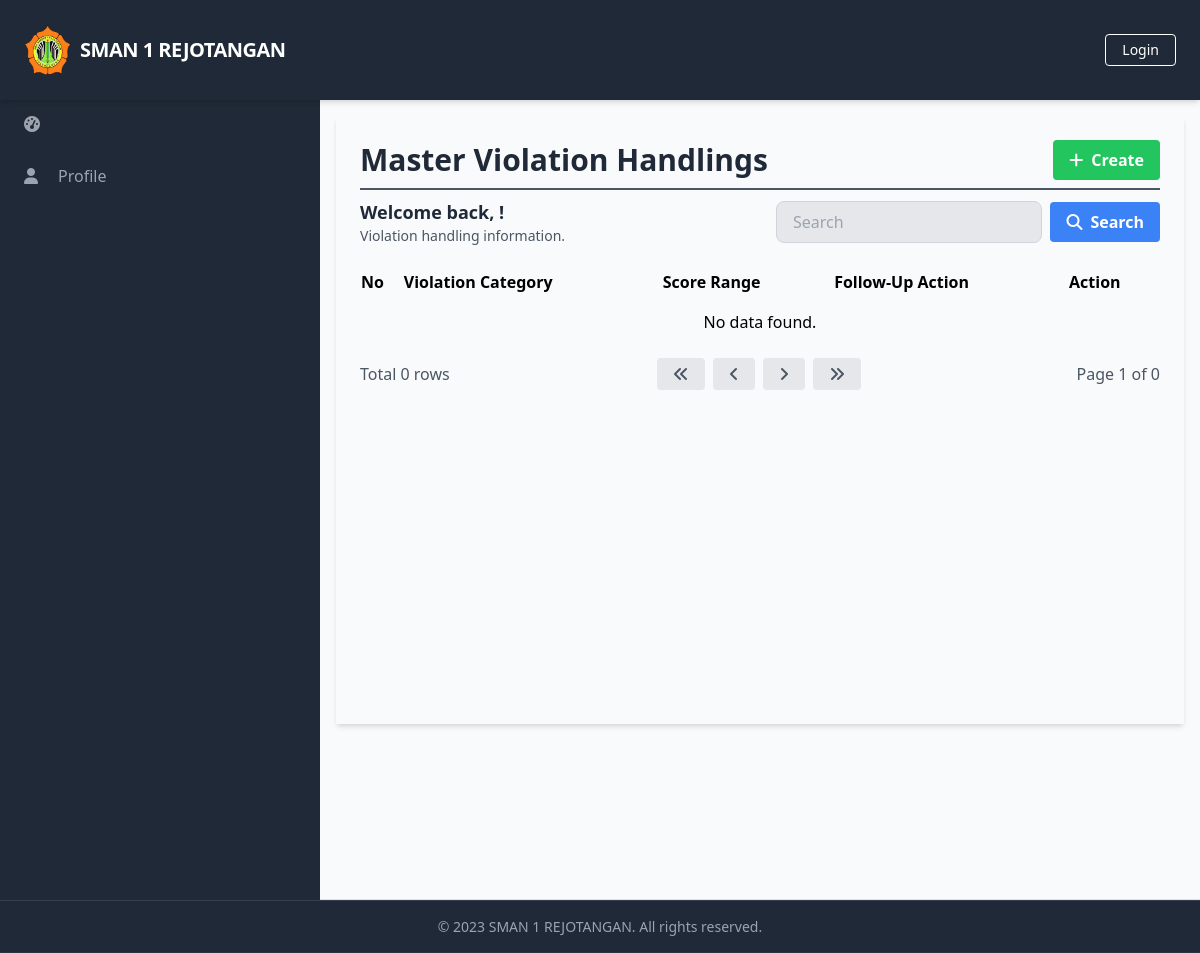
Page /manage_master_violationhandlings/manage_master_violationhandlings_list.php on the earlier database version.
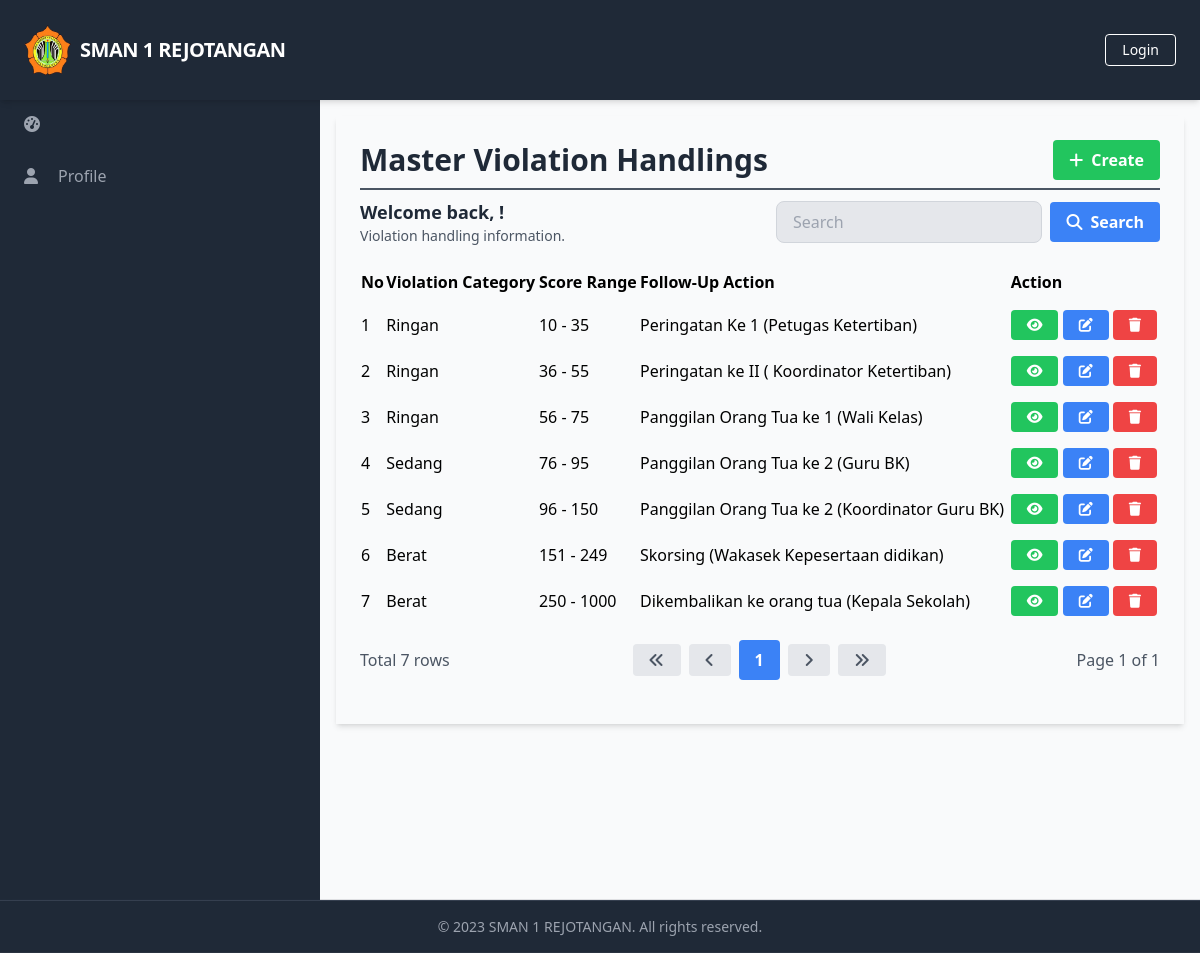
Same page on the later database version.
### tables this page shows
CREATE TABLE `MasterViolationHandlings` (
  `HandlingID` int(11) NOT NULL,
  `ViolationCategory` varchar(255) NOT NULL,
  `ScoreRangeBottom` int(11) NOT NULL,
  `ScoreRangeTop` int(11) NOT NULL,
  `FollowUpAction` varchar(255) NOT NULL
);

### database/connection.php (called while the page is built, shortened)
<?php
$baseUrl = "http://localhost/final_project_imam_2023/";

### public/manage_master_violationhandlings/manage_master_violationhandlings_list.php (the view, shortened to what the changed rows need)
<?php
require_once('../../database/connection.php');
?>
<?php include_once('../components/header.php'); ?>
<div class="h-screen flex flex-col">
    <div class="flex-grow bg-gray-50 flex flex-row shadow-md">
        <main class="bg-gray-50 flex flex-col flex-1 overflow-y-scroll h-screen flex-shrink-0 sc-hide pb-40">
            <div class="flex items-start justify-start p-6 shadow-md m-4 flex-1 flex-col">
                <div class="flex flex-row justify-between items-center w-full border-b-2 border-gray-600 mb-2 pb-2">
                    <h1 class="text-3xl text-gray-800 font-semibold w-full">Master Violation Handlings</h1>
                </div>
                <div class="flex flex-col w-full">
                    <div class="flex flex-row justify-between items-center w-full mb-2 pb-2">
                        <div>
                            <h2 class="text-lg text-gray-800 font-semibold">Welcome back, <?php echo $_SESSION['FullName']; ?>!</h2>
                        </div>
                    </div>
                    <table class="min-w-full">
                        <thead>
                            <tr>
                                <th class="text-left py-2">No</th>
                                <th class="text-left py-2">Violation Category</th>
                                <th class="text-left py-2">Score Range</th>
                                <th class="text-left py-2">Follow-Up Action</th>
                                <th class="text-left py-2">Action</th>
                            </tr>
                        </thead>
                        <tbody>
                            <?php
                            $searchTerm = isset($_GET['search']) ? $_GET['search'] : '';
                            $page = isset($_GET['page']) ? $_GET['page'] : 1;
                            $query = "SELECT * FROM MasterViolationHandlings WHERE ViolationCategory LIKE '%$searchTerm%' LIMIT 15 OFFSET " . ($page - 1) * 15;
                            $result = $conn->query($query);
                            $queryCount = "SELECT COUNT(*) AS count FROM MasterViolationHandlings WHERE ViolationCategory LIKE '%$searchTerm%'";
                            $resultCount = $conn->query($queryCount);
                            $rowCount = $resultCount->fetch_assoc()['count'];
                            $totalPage = ceil($rowCount / 15);
                            $no = 1;
                            while ($row = $result->fetch_assoc()) {
                            ?>
                                <tr>
                                    <td class="py-2"><?php echo $no++; ?></td>
                                    <td class="py-2"><?php echo $row['ViolationCategory']; ?></td>
                                    <td class="py-2"><?php echo $row['ScoreRangeBottom'] . ' - ' . $row['ScoreRangeTop']; ?></td>
                                    <td class="py-2"><?php echo $row['FollowUpAction']; ?></td>
                                    <td class='py-2'>
                                        <a href="<?php echo $baseUrl; ?>public/manage_master_violationhandlings/manage_master_violationhandlings_detail.php?id=<?php echo $row['HandlingID'] ?>" class='bg-green-500 hover-bg-green-700 text-white font-bold py-2 px-4 rounded inline-flex items-center text-sm'>
                                            <i class='fas fa-eye'></i>
                                        </a>
                                        <a href="<?php echo $baseUrl; ?>public/manage_master_violationhandlings/manage_master_violationhandlings_update.php?id=<?php echo $row['HandlingID'] ?>" class='bg-blue-500 hover-bg-blue-700 text-white font-bold py-2 px-4 rounded inline-flex items-center text-sm'>
                                            <i class='fas fa-edit'></i>
                                        </a>
                                        <a href="#" onclick="confirmDelete(<?php echo $row['HandlingID']; ?>)" class='bg-red-500 hover-bg-red-700 text-white font-bold py-2 px-4 rounded inline-flex items-center text-sm'>
                                            <i class='fas fa-trash'></i>
                                        </a>
                                    </td>
                                </tr>
                            <?php
                            }
                            if ($result->num_rows === 0) {
                            ?>
                                <tr>
                                    <td colspan="5" class="py-2 text-center">No data found.</td>
                                </tr>
                            <?php
                            }
                            ?>
                        </tbody>
                    </table>
                    <div class="flex flex-row justify-between items-center w-full mt-4">
                        <div class="flex flex-row justify-start items-center">
                            <span class="text-gray-600">Total <?php echo $rowCount; ?> rows</span>
                        </div>
                        <div class="flex flex-row justify-end items-center space-x-2">
                            <a href="?page=1&search=<?php echo $searchTerm; ?>" class="bg-gray-200 hover-bg-gray-300 text-gray-600 font-bold py-2 px-4 rounded inline-flex items-center">
                                <i class="fas fa-angle-double-left"></i>
                            </a>
                            <a href="?page=<?php if ($page == 1) {
                                                echo $page;
                                            } else {
                                                echo $page - 1;
                                            } ?>&search=<?php echo $searchTerm; ?>" class="bg-gray-200 hover-bg-gray-300 text-gray-600 font-bold py-2 px-4 rounded inline-flex items-center">
                                <i class="fas fa-angle-left"></i>
                            </a>
                            <?php
                            $startPage = $page - 2;
                            $endPage = $page + 2;
                            if ($startPage < 1) {
                                $endPage += abs($startPage) + 1;
                                $startPage = 1;
                            }
                            if ($endPage > $totalPage) {
                                $startPage -= $endPage - $totalPage;
                                $endPage = $totalPage;
                            }
                            if ($startPage < 1) {
                                $startPage = 1;
                            }
                            for ($i = $startPage; $i <= $endPage; $i++) {
                                if ($i == $page) {
                                    echo "<a href='?page=$i&search=$searchTerm' class='bg-blue-500 hover-bg-blue-700 text-white font-bold py-2 px-4 rounded inline-flex items-center'>$i</a>";
                                } else {
                                    echo "<a href='?page=$i&search=$searchTerm' class='bg-gray-200 hover-bg-gray-300 text-gray-600 font-bold py-2 px-4 rounded inline-flex items-center'>$i</a>";
                                }
                            }
                            ?>
                            <a href="?page=<?php if ($page == $totalPage) {
                                                echo $page;
                                            } else {
                                                echo $page + 1;
                                            } ?>&search=<?php echo $searchTerm; ?>" class="bg-gray-200 hover-bg-gray-300 text-gray-600 font-bold py-2 px-4 rounded inline-flex items-center">
                                <i class="fas fa-angle-right"></i>
                            </a>
                            <a href="?page=<?php echo $totalPage; ?>&search=<?php echo $searchTerm; ?>" class="bg-gray-200 hover-bg-gray-300 text-gray-600 font-bold py-2 px-4 rounded inline-flex items-center">
                                <i class="fas fa-angle-double-right"></i>
                            </a>
                        </div>
                        <div class="flex flex-row justify-end items-center ml-2">
                            <span class="text-gray-600">Page <?php echo $page; ?> of <?php echo $totalPage; ?></span>
                        </div>
                    </div>
                </div>
        </main>
    </div>
</div>
</body>
</html>

Differences in the rows shown:
added masterviolationhandlings: ViolationCategory "Ringan", ScoreRangeBottom "10", ScoreRangeTop "35", FollowUpAction "Peringatan Ke 1 (Petugas Ketertiban)"
added masterviolationhandlings: ViolationCategory "Ringan", ScoreRangeBottom "36", ScoreRangeTop "55", FollowUpAction "Peringatan ke II ( Koordinator Ketertiban)"
added masterviolationhandlings: ViolationCategory "Ringan", ScoreRangeBottom "56", ScoreRangeTop "75", FollowUpAction "Panggilan Orang Tua ke 1 (Wali Kelas)"
added masterviolationhandlings: ViolationCategory "Sedang", ScoreRangeBottom "76", ScoreRangeTop "95", FollowUpAction "Panggilan Orang Tua ke 2 (Guru BK)"
added masterviolationhandlings: ViolationCategory "Sedang", ScoreRangeBottom "96", ScoreRangeTop "150", FollowUpAction "Panggilan Orang Tua ke 2 (Koordinator Guru BK)"
added masterviolationhandlings: ViolationCategory "Berat", ScoreRangeBottom "151", ScoreRangeTop "249", FollowUpAction "Skorsing (Wakasek Kepesertaan didikan)"
added masterviolationhandlings: ViolationCategory "Berat", ScoreRangeBottom "250", ScoreRangeTop "1000", FollowUpAction "Dikembalikan ke orang tua (Kepala Sekolah)"
Other differences:
$rowCount: "0" → "7"
$totalPage: "0" → "1"
new list line: "1"
text no longer shown: "No data found."
